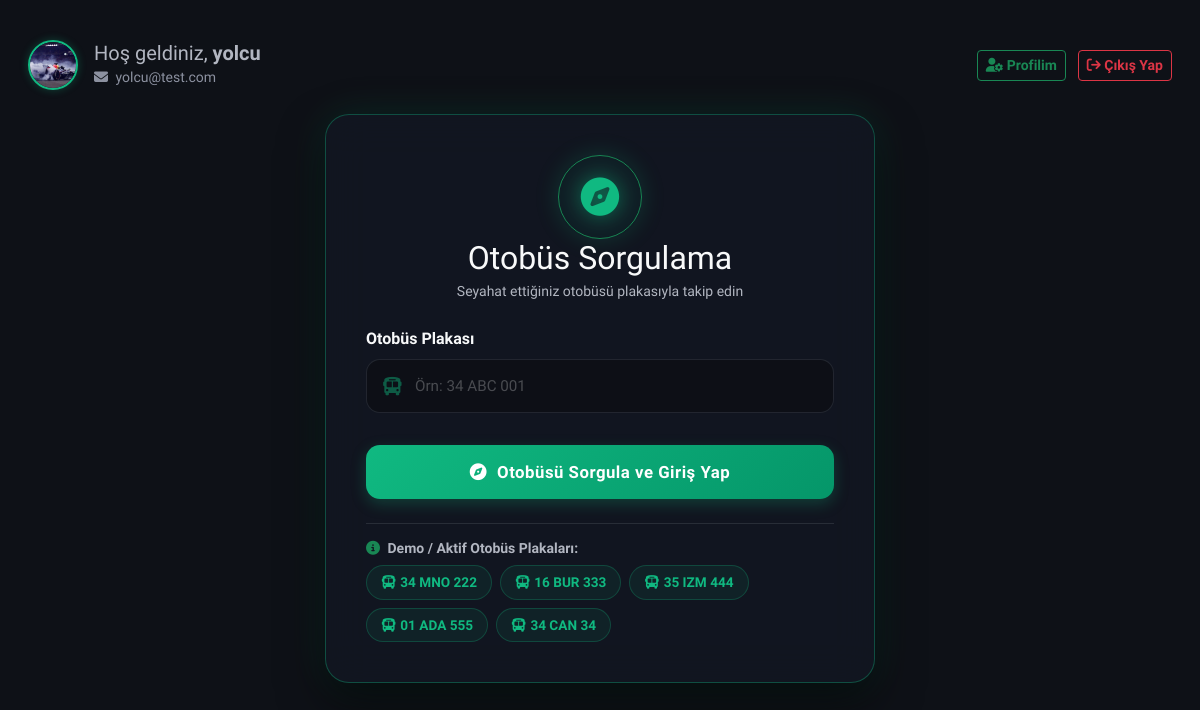
Page /yolcu_plaka_sorgula (signed in) on the committed database.
### app/models.py (models this page shows, shortened)
class Yolcu(db.Model):
    __tablename__ = 'yolcular'
    id: Mapped[int] = mapped_column(primary_key=True, autoincrement=True)
    ad_soyad: Mapped[str] = mapped_column(String(100), nullable=False)
    email: Mapped[str] = mapped_column(String(120), nullable=False, unique=True)
    sifre_hash: Mapped[str] = mapped_column(String(255), nullable=False)
    sifre_plain: Mapped[Optional[str]] = mapped_column(String(255))
    kayit_tarihi: Mapped[str] = mapped_column(String(50), nullable=False, default=lambda: datetime.now().strftime("%Y-%m-%d %H:%M:%S"))
    reset_token: Mapped[Optional[str]] = mapped_column(String(100))
    reset_token_expiry: Mapped[Optional[str]] = mapped_column(String(50))
    profil_resmi: Mapped[Optional[str]] = mapped_column(String(255), nullable=True)
    yorumlar: Mapped[List["YolcuYorum"]] = relationship(back_populates="yolcu")

class Sofor(UserMixin, db.Model):
    __tablename__ = 'soforler'
    id: Mapped[int] = mapped_column(primary_key=True, autoincrement=True)
    ad: Mapped[str] = mapped_column(String(100), nullable=False)
    soyad: Mapped[str] = mapped_column(String(100), nullable=False)
    kullanici_adi: Mapped[str] = mapped_column(String(100), nullable=False, unique=True)
    email: Mapped[Optional[str]] = mapped_column(String(120), unique=True)
    arac_plaka: Mapped[Optional[str]] = mapped_column(String(50), nullable=True)
    sifre_hash: Mapped[str] = mapped_column(String(255), nullable=False)
    sifre_plain: Mapped[Optional[str]] = mapped_column(String(255))
    reset_token: Mapped[Optional[str]] = mapped_column(String(100))
    reset_token_expiry: Mapped[Optional[str]] = mapped_column(String(50))
    profil_resmi: Mapped[Optional[str]] = mapped_column(String(255), nullable=True)
    alarmlar: Mapped[List["Alarm"]] = relationship(back_populates="sofor")
    ses_loglari: Mapped[List["SesLog"]] = relationship(back_populates="sofor")
    vardiya_kayitlari: Mapped[List["VardiyaSesKaydi"]] = relationship(back_populates="sofor")
    yorumlar: Mapped[List["YolcuYorum"]] = relationship(back_populates="sofor")
    konum: Mapped[Optional["AracKonum"]] = relationship(back_populates="sofor", uselist=False)

### app/main/routes.py (the view, shortened to what this page needs)
@bp.route('/yolcu_plaka_sorgula', methods=['GET', 'POST'])
@yolcu_login_required
def yolcu_plaka_sorgula():
    soforler = db.session.scalars(
        db.select(Sofor).filter(Sofor.arac_plaka != "", Sofor.arac_plaka != None)
    ).all()
    yolcu = db.session.get(Yolcu, session['yolcu_id'])
    return render_template('yolcu_plaka_sorgula.html', title='Otobüs Sorgula', soforler=soforler, yolcu=yolcu)

### app/auth/routes.py (called while the page is built)
def yolcu_login_required(f):
    @wraps(f)
    def decorated_function(*args, **kwargs):
        if 'yolcu_id' not in session:
            flash('Bu sayfayı görmek için lütfen yolcu girişi yapın.', 'warning')
            return redirect(url_for('auth.login'))
        return f(*args, **kwargs)
    return decorated_function

### app/templates/yolcu_plaka_sorgula.html (shortened to what this page needs)
{% extends "base.html" %}
{% block content %}
<div class="row align-items-center mb-4 mt-3 px-3">
    <div class="col-8 d-flex align-items-center gap-3">
        <div style="width: 50px; height: 50px; border-radius: 50%; overflow: hidden; border: 2px solid #10b981; box-shadow: 0 0 8px rgba(16, 185, 129, 0.3); flex-shrink: 0;">
            {% if yolcu.profil_resmi %}
                <img src="{{ url_for('static', filename='uploads/avatars/' + yolcu.profil_resmi) }}" alt="PP" style="width: 100%; height: 100%; object-fit: cover;">
            {% else %}
                <img src="https://ui-avatars.com/api/?name={{ yolcu.ad_soyad }}&background=10b981&color=fff&size=100&bold=true" alt="PP" style="width: 100%; height: 100%; object-fit: cover;">
            {% endif %}
        </div>
        <div>
            <h5 class="text-secondary mb-0">Hoş geldiniz, <b>{{ yolcu.ad_soyad }}</b></h5>
            <small class="text-muted"><i class="fa-solid fa-envelope me-1"></i> {{ yolcu.email }}</small>
        </div>
    </div>
    <div class="col-4 text-end">
        <a href="{{ url_for('main.profil') }}" class="btn btn-outline-success btn-sm fw-bold me-2"><i class="fa-solid fa-user-gear"></i> Profilim</a>
        <a href="{{ url_for('auth.yolcu_logout') }}" class="btn btn-outline-danger btn-sm fw-bold"><i class="fa-solid fa-arrow-right-from-bracket"></i> Çıkış Yap</a>
    </div>
</div>
<div class="login-container mt-0">
    <div class="logo-outer-wrapper">
        <div class="logo-container border border-success">
            <i class="fa-solid fa-compass logo-icon"></i>
        </div>
        <h2 class="fw-extrabold text-light mb-1">Otobüs Sorgulama</h2>
        <p class="text-secondary small">Seyahat ettiğiniz otobüsü plakasıyla takip edin</p>
    </div>
    <form action="" method="post">
        <div class="mb-4">
            <label class="form-label fw-semibold text-light mb-2">Otobüs Plakası</label>
            <div class="input-icon-group">
                <i class="fa-solid fa-bus"></i>
                <input type="text" name="plaka" class="form-control" required placeholder="Örn: 34 ABC 001">
            </div>
        </div>
        <div class="pt-2">
            <button type="submit" class="btn-premium-submit">
                <i class="fa-solid fa-compass"></i> Otobüsü Sorgula ve Giriş Yap
            </button>
        </div>
    </form>
    <div class="mt-4 pt-3 border-top border-secondary border-opacity-25">
        <h6 class="text-secondary small fw-bold mb-2"><i class="fa-solid fa-circle-info text-success me-1"></i> Demo / Aktif Otobüs Plakaları:</h6>
        <div class="d-flex flex-wrap gap-2">
            {% for s in soforler %}
                <button type="button" class="btn btn-sm badge-plaka rounded-pill fw-bold" onclick="selectPlaka('{{ s.arac_plaka }}')">
                    <i class="fa-solid fa-bus me-1"></i>{{ s.arac_plaka }}
                </button>
            {% else %}
                <span class="text-muted small">Aktif kayıtlı plaka bulunmamaktadır.</span>
            {% endfor %}
        </div>
    </div>
</div>
{% endblock %}

### app/templates/base.html (style rules this page uses)
body { background-color: #0e1117; color: #fafafa; font-family: 'Plus Jakarta Sans', 'Outfit', 'Segoe UI', Tahoma, Geneva, Verdana, sans-serif; }
.text-secondary { color: #b2b6c1 !important; }
.text-muted { color: #8c91a0 !important; }

### app/templates/yolcu_plaka_sorgula.html (style rules this page uses)
.login-container { max-width: 550px; margin: 50px auto 25px auto; padding: 40px; background: rgba(21, 26, 38, 0.65); backdrop-filter: blur(20px); -webkit-backdrop-filter: blur(20px); border: 1px solid rgba(16, 185, 129, 0.35); border-radius: 24px; box-shadow: 0 20px 45px rgba(0, 0, 0, 0.55), 0 0 40px rgba(16, 185, 129, 0.15); }
.logo-outer-wrapper { text-align: center; margin-bottom: 25px; }
.logo-container { display: inline-flex; align-items: center; justify-content: center; width: 84px; height: 84px; border-radius: 50%; border-color: rgba(16, 185, 129, 0.4); background: rgba(16, 185, 129, 0.05); box-shadow: 0 0 25px rgba(16, 185, 129, 0.2); }
.logo-icon { font-size: 2.4rem; color: #10b981; filter: drop-shadow(0 0 10px rgba(16, 185, 129, 0.6)); }
.input-icon-group { position: relative; display: flex; align-items: center; }
.input-icon-group i { position: absolute; left: 16px; font-size: 1.15rem; transition: all 0.3s; z-index: 10; color: rgba(16, 185, 129, 0.45); }
.input-icon-group .form-control { padding-left: 48px !important; height: 54px; border-radius: 14px; background-color: rgba(10, 12, 18, 0.6) !important; border: 1px solid rgba(255, 255, 255, 0.07); color: #fafafa !important; transition: all 0.3s cubic-bezier(0.4, 0, 0.2, 1); font-size: 0.95rem; font-weight: 500; }
.input-icon-group .form-control::placeholder { color: rgba(255, 255, 255, 0.25); }
.btn-premium-submit { width: 100%; height: 54px; border-radius: 14px; font-weight: 700; font-size: 1.05rem; letter-spacing: 0.5px; transition: all 0.3s cubic-bezier(0.4, 0, 0.2, 1); display: flex; align-items: center; justify-content: center; gap: 10px; border: none; color: #fff; background: linear-gradient(135deg, #10b981 0%, #059669 100%); box-shadow: 0 5px 15px rgba(16, 185, 129, 0.25); }
.badge-plaka { background: rgba(16, 185, 129, 0.08) !important; border: 1px solid rgba(16, 185, 129, 0.25) !important; color: #10b981 !important; transition: all 0.2s cubic-bezier(0.4, 0, 0.2, 1) !important; cursor: pointer; padding: 6px 14px; font-size: 0.85rem; }

### rows in the picture
Yolcu: profil_resmi (picture), ad_soyad "yolcu", email "yolcu@test.com"
Sofor: arac_plaka "34 MNO 222"
Sofor: arac_plaka "16 BUR 333"
Sofor: arac_plaka "35 IZM 444"
Sofor: arac_plaka "01 ADA 555"
Sofor: arac_plaka "34 CAN 34"
